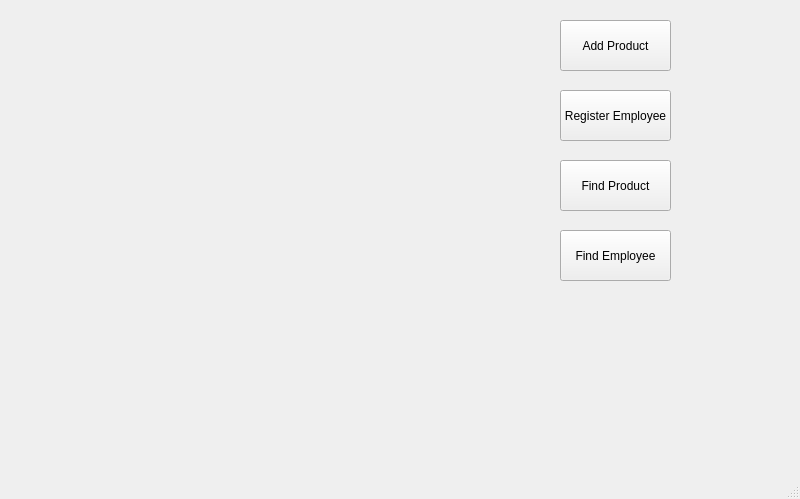
<?xml version="1.0" encoding="UTF-8"?>
<ui version="4.0">
 <class>MainWindow</class>
 <widget class="QMainWindow" name="MainWindow">
  <property name="geometry">
   <rect>
    <x>0</x>
    <y>0</y>
    <width>800</width>
    <height>499</height>
   </rect>
  </property>
  <property name="maximumSize">
   <size>
    <width>800</width>
    <height>500</height>
   </size>
  </property>
  <property name="windowTitle">
   <string>RestaurantManager 1.0</string>
  </property>
  <property name="autoFillBackground">
   <bool>false</bool>
  </property>
  <property name="styleSheet">
   <string notr="true">background-image:url(:/images/1_background_image.png);</string>
  </property>
  <widget class="QWidget" name="centralwidget">
   <widget class="QPushButton" name="pushButton">
    <property name="geometry">
     <rect>
      <x>560</x>
      <y>20</y>
      <width>111</width>
      <height>51</height>
     </rect>
    </property>
    <property name="maximumSize">
     <size>
      <width>120</width>
      <height>65</height>
     </size>
    </property>
    <property name="text">
     <string>Add Product</string>
    </property>
   </widget>
   <widget class="QPushButton" name="pushButton_2">
    <property name="geometry">
     <rect>
      <x>560</x>
      <y>160</y>
      <width>111</width>
      <height>51</height>
     </rect>
    </property>
    <property name="maximumSize">
     <size>
      <width>120</width>
      <height>65</height>
     </size>
    </property>
    <property name="text">
     <string>Find Product</string>
    </property>
   </widget>
   <widget class="QPushButton" name="pushButton_3">
    <property name="geometry">
     <rect>
      <x>560</x>
      <y>90</y>
      <width>111</width>
      <height>51</height>
     </rect>
    </property>
    <property name="maximumSize">
     <size>
      <width>120</width>
      <height>65</height>
     </size>
    </property>
    <property name="text">
     <string>Register Employee</string>
    </property>
   </widget>
   <widget class="QPushButton" name="pushButton_4">
    <property name="geometry">
     <rect>
      <x>560</x>
      <y>230</y>
      <width>111</width>
      <height>51</height>
     </rect>
    </property>
    <property name="maximumSize">
     <size>
      <width>120</width>
      <height>65</height>
     </size>
    </property>
    <property name="text">
     <string>Find Employee</string>
    </property>
   </widget>
  </widget>
  <widget class="QMenuBar" name="menubar">
   <property name="geometry">
    <rect>
     <x>0</x>
     <y>0</y>
     <width>800</width>
     <height>21</height>
    </rect>
   </property>
  </widget>
  <widget class="QStatusBar" name="statusbar"/>
 </widget>
 <resources/>
 <connections/>
</ui>
